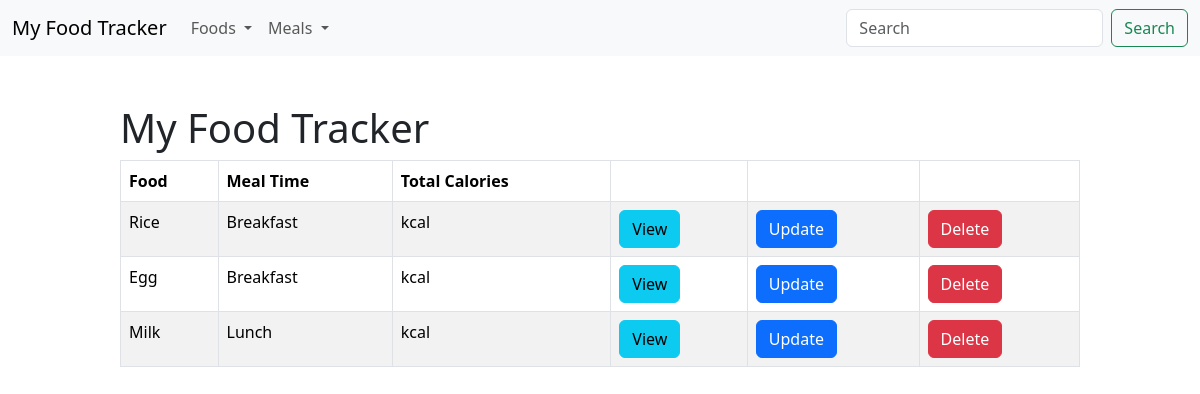
The page / on the database its author committed.
### food/models.py (models this page shows, shortened)
class Meal(models.Model):
    BREAKFAST = 1
    MORNING_SNACK = 2
    LUNCH = 3
    AFTERNOON_SNACK = 4
    DINNER = 5
    EVENING_SNACK = 6
    MEAL_TIME_TYPES = (
        (BREAKFAST, "Breakfast"),
        (MORNING_SNACK, "Morning Snack"),
        (LUNCH, "Lunch"),
        (AFTERNOON_SNACK, "Afternoon Snack"),
        (DINNER, "Dinner"),
        (EVENING_SNACK, "Evening Snack"),
    )
    food = models.ForeignKey(Food, verbose_name="Food", on_delete=models.CASCADE)
    serving_size = models.IntegerField(verbose_name="Serving Size")
    meal_time = models.IntegerField(verbose_name="Meal Time", choices=MEAL_TIME_TYPES)

class Food(models.Model):
    name = models.CharField(verbose_name="Name", max_length=128)
    calories = models.FloatField(verbose_name="Calories (kcal)")
    total_fat = models.FloatField(verbose_name="Total Fat (g)")
    saturated_fat = models.FloatField(verbose_name="Saturated Fat (g)", default=0)
    cholesterol = models.FloatField(verbose_name="Cholesterol (mg)", default=0)
    sodium = models.FloatField(verbose_name="Sodium (mg)", default=0)
    total_carbohydrate = models.FloatField(
        verbose_name="Total Carbohydrate (g)", default=0
    )
    dietary_fibre = models.FloatField(verbose_name="Dietary Fibre (g)", default=0)
    sugar = models.FloatField(verbose_name="Sugar (g)", default=0)
    protein = models.FloatField(verbose_name="Protein (g)", default=0)

### food/views.py (the view)
# urls.py: path("", views.index, name="index"),
def index(request):
    meals = Meal.objects.all()
    context = {"meals": meals, "page_title": "My Food Tracker"}
    return render(request, "list.html", context)

### templates/list.html
{% include "template_main.html" %}
{% block content %}
<div id="content-main">
<h1>{{page_title}}</h1>
   <table class="table table-striped table-bordered">
      <thead>
        <tr>
          <th>Food</th>
          <th>Meal Time</th>
          <th>Total Calories</th>
          <th></th>
          <th></th>
          <th></th>
        </tr>
      </thead>
      <tbody>
        {% for meal in meals %}
        <tr>
          <td>{{ meal.food.name }}</td>
          <td>{{ meal.get_meal_time_display }}</td>
          <td>{{ meal.get_total_calories }} kcal</td>
          <td>
           <a href="{% url 'food:data-meal' meal.id %}" class="btn btn-info">View</a>
          </td>
          <td>
            <a href="{% url 'food:update-meal' meal.id %}" class="btn btn-primary">Update</a>
          </td>
          <td>
            <a href="{% url 'food:delete-meal' meal.id %}" class="btn btn-danger">Delete</a>
          </td>
        </tr>
        {% empty %}
        <tr>
          <td colspan="6">No meals yet</td>
        </tr>
        {% endfor %}
      </tbody>
    </table>
</div>
{% endblock content %}

### templates/template_main.html (style rules this page uses)
#content-main { max-width:80vw; margin-left:auto; margin-right:auto; }

### rows shown on the page
Meal: food.name "Rice", meal_time "Breakfast"
Meal: food.name "Egg", meal_time "Breakfast"
Meal: food.name "Milk", meal_time "Lunch"

### other values the page prints
{{ page_title }} "My Food Tracker"
